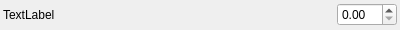
<?xml version="1.0" encoding="UTF-8"?>
<ui version="4.0">
 <class>ParameterFloatWidget</class>
 <widget class="QWidget" name="ParameterFloatWidget">
  <property name="geometry">
   <rect>
    <x>0</x>
    <y>0</y>
    <width>400</width>
    <height>30</height>
   </rect>
  </property>
  <property name="minimumSize">
   <size>
    <width>0</width>
    <height>30</height>
   </size>
  </property>
  <property name="maximumSize">
   <size>
    <width>16777215</width>
    <height>30</height>
   </size>
  </property>
  <property name="windowTitle">
   <string>Form</string>
  </property>
  <layout class="QHBoxLayout" name="horizontalLayout">
   <property name="spacing">
    <number>0</number>
   </property>
   <property name="leftMargin">
    <number>3</number>
   </property>
   <property name="topMargin">
    <number>3</number>
   </property>
   <property name="rightMargin">
    <number>3</number>
   </property>
   <property name="bottomMargin">
    <number>3</number>
   </property>
   <item>
    <widget class="QLabel" name="label_address">
     <property name="sizePolicy">
      <sizepolicy hsizetype="Expanding" vsizetype="Preferred">
       <horstretch>0</horstretch>
       <verstretch>0</verstretch>
      </sizepolicy>
     </property>
     <property name="text">
      <string>TextLabel</string>
     </property>
    </widget>
   </item>
   <item>
    <widget class="QLabel" name="label_type">
     <property name="minimumSize">
      <size>
       <width>60</width>
       <height>0</height>
      </size>
     </property>
     <property name="text">
      <string/>
     </property>
    </widget>
   </item>
   <item>
    <widget class="QDoubleSpinBox" name="doubleSpinBox">
     <property name="minimumSize">
      <size>
       <width>60</width>
       <height>0</height>
      </size>
     </property>
    </widget>
   </item>
  </layout>
 </widget>
 <resources/>
 <connections/>
</ui>
